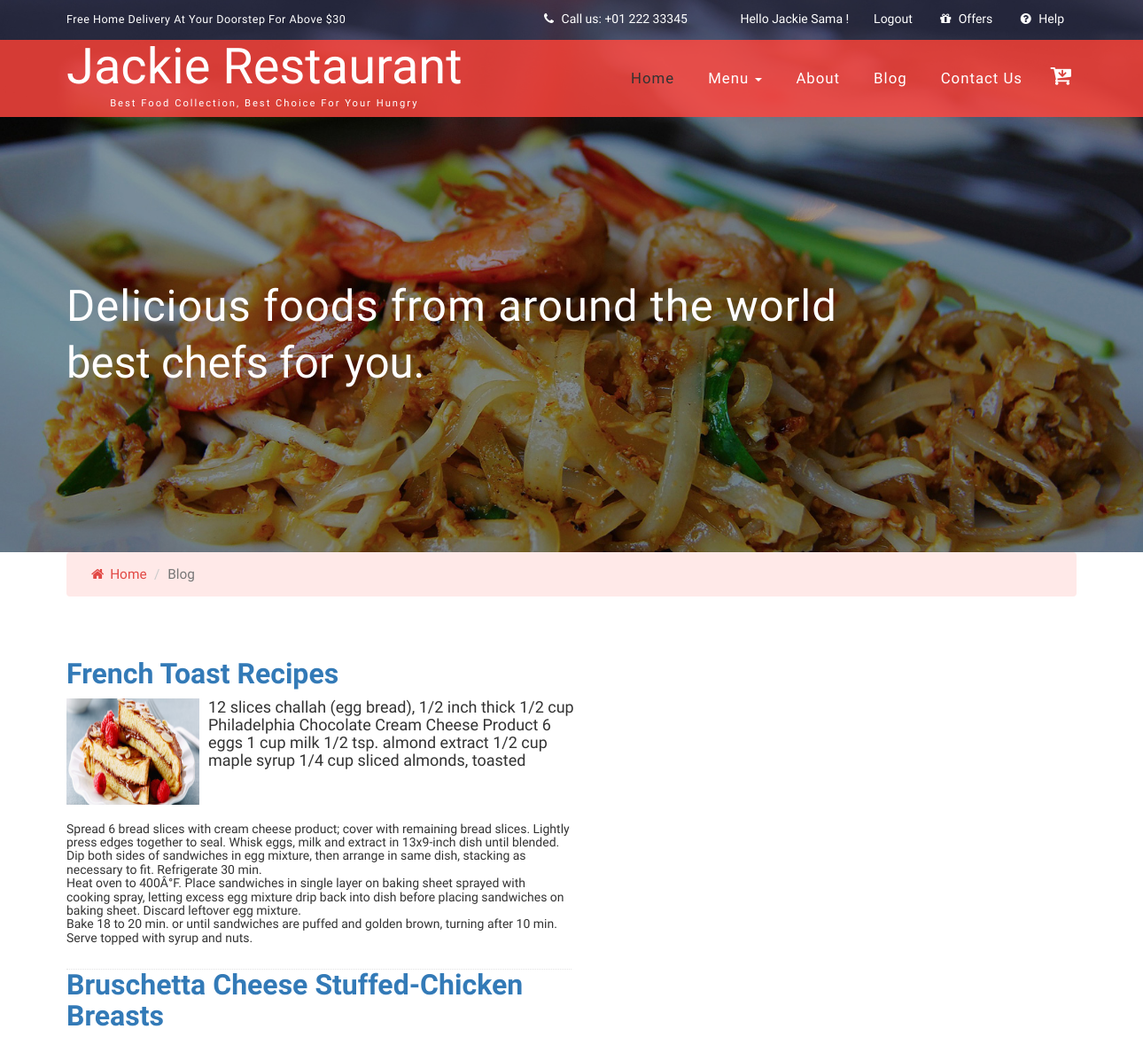
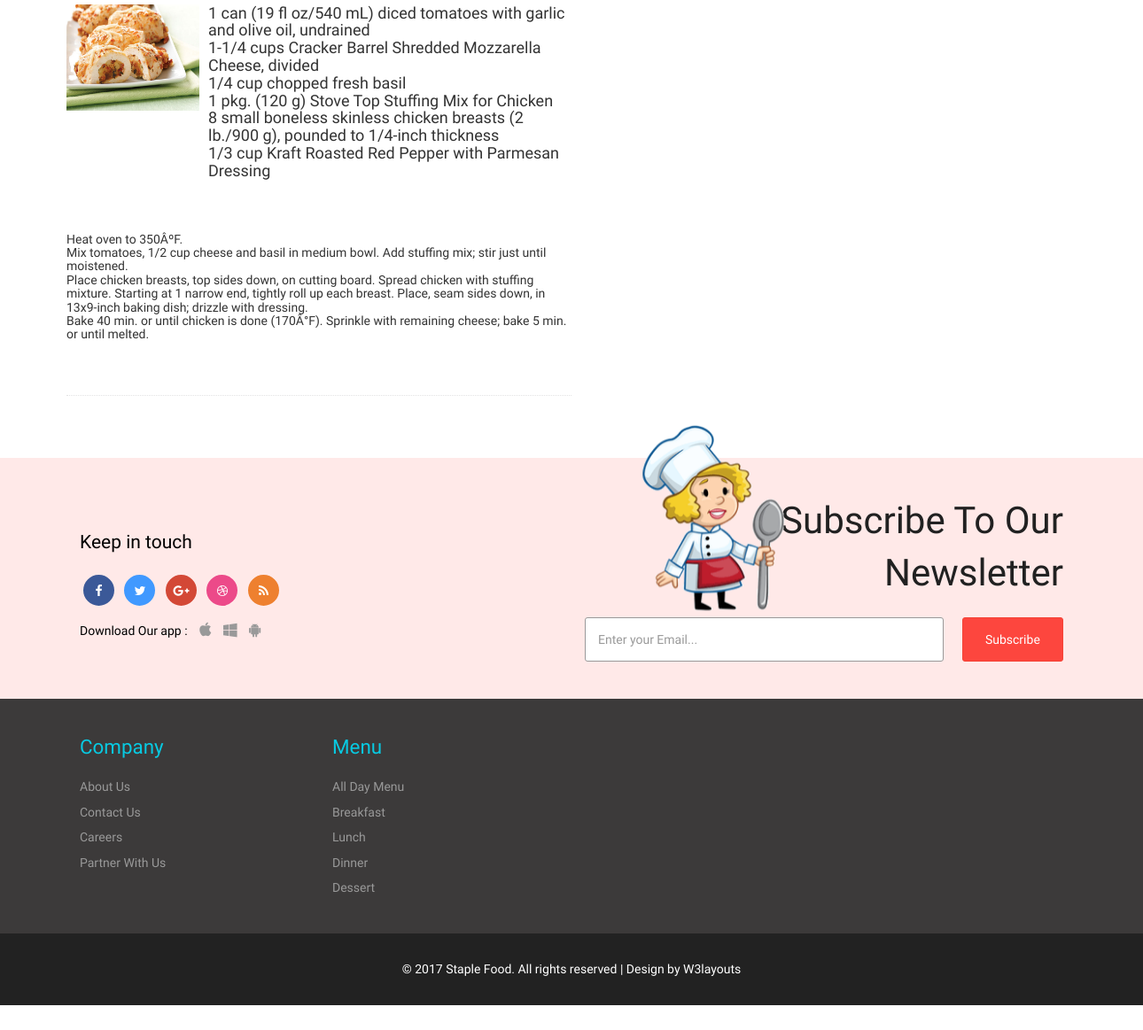
The app's page /blog.php (signed in) with its own data (2 pictures, top to bottom).
### tables this page shows
CREATE TABLE `news` (
  `id` int(11) NOT NULL,
  `title` varchar(100) NOT NULL,
  `image` varchar(50) NOT NULL,
  `recipe` text NOT NULL,
  `created` datetime NOT NULL DEFAULT CURRENT_TIMESTAMP,
  `making` text NOT NULL
);

CREATE TABLE `categories` (
  `id` int(11) NOT NULL,
  `name` varchar(50) NOT NULL
);

### blog.php (the view, shortened to what this page needs)
<?php
	include 'header.php';
?>
	<div class="container">
		<ol class="breadcrumb w3l-crumbs">
			<li><a href="#"><i class="fa fa-home"></i> Home</a></li>
			<li class="active">Blog</li>
		</ol>
	</div>
	<div class="blog">
		<div class="container">
			<?php
				require 'database-config.php';
				$sql = "SELECT * FROM news";
				$result = mysqli_query($conn, $sql);
				if (mysqli_num_rows($result) > 0) {
					while($row = mysqli_fetch_assoc($result)) {
						echo '<div class="news">';
						echo '<form class="new" action="" method="GET">';
						echo '<h3 class="title"><a href="#">'.$row["title"].'</a></h3>';
						echo '<div><img class="image" src="'.$row["image"].'"/></div>';
						echo '<h4 class="recipe">'.$row['recipe'].'</h4>';
						echo '<h5 class="making">'.$row['making'].'</h5>';
						echo '</div>';
					}
				}
			 ?>
		</div>
	</div>
		<?php
			require 'database-config.php';
		?>
<?php
	include 'footer.php';
?>

### footer.php (shortened to what this page needs)
	<div class="subscribe agileits-w3layouts">
		<div class="container">
			<div class="col-md-6 social-icons w3-agile-icons">
				<h4>Keep in touch</h4>
				<ul>
					<li><a href="#" class="fa fa-facebook icon facebook"> </a></li>
					<li><a href="#" class="fa fa-twitter icon twitter"> </a></li>
					<li><a href="#" class="fa fa-google-plus icon googleplus"> </a></li>
					<li><a href="#" class="fa fa-dribbble icon dribbble"> </a></li>
					<li><a href="#" class="fa fa-rss icon rss"> </a></li>
				</ul>
				<ul class="apps">
					<li><h4>Download Our app : </h4> </li>
					<li><a href="#" class="fa fa-apple"></a></li>
					<li><a href="#" class="fa fa-windows"></a></li>
					<li><a href="#" class="fa fa-android"></a></li>
				</ul>
			</div>
			<div class="col-md-6 subscribe-right">
				<h3 class="w3ls-title">Subscribe to Our <br><span>Newsletter</span></h3>
				<form action="#" method="post">
					<input type="email" name="email" placeholder="Enter your Email..." required="">
					<input type="submit" value="Subscribe">
				</form>
				<img src="images/i1.png" class="sub-w3lsimg" alt=""/>
			</div>
			<div class="clearfix"> </div>
		</div>
	</div>
	<div class="footer agileits-w3layouts">
		<div class="container">
			<div class="w3_footer_grids">
				<div class="col-xs-6 col-sm-3 footer-grids w3-agileits">
					<h3>company</h3>
					<ul>
						<li><a href="about.php">About Us</a></li>
						<li><a href="contact.php">Contact Us</a></li>
						<li><a href="careers.php">Careers</a></li>
						<li><a href="help.php">Partner With Us</a></li>
					</ul>
				</div>
				<div class="col-xs-6 col-sm-3 footer-grids w3-agileits">
					<h3>Menu</h3>
					<ul>
						<li><a href="products.php">All Day Menu</a></li>
						<?php
                                require 'database-config.php';
                                $sql = "SELECT categories.id, categories.name, products.image FROM categories, products WHERE products.category_id = categories.id GROUP BY categories.id";
                                $result = mysqli_query($conn, $sql);
                                if (mysqli_num_rows($result) > 0) {
                                  while($row = mysqli_fetch_assoc($result)) {
                                        echo '<form action="products.php" method="GET">';
                                        echo '<li><a href="products.php?id='.$row["id"].'">'.$row["name"].'</a></li>';
                                        echo '</form>';
                                  }
                                }
                               ?>
					</ul>
				</div>
				<div class="clearfix"> </div>
			</div>
		</div>
	</div>
	<div class="copyw3-agile">
		<div class="container">
			<p>&copy; 2017 Staple Food. All rights reserved | Design by <a href="http://w3layouts.com/">W3layouts</a></p>
		</div>
	</div>
</body>
</html>

### records on screen
news: title "French Toast Recipes", image (picture), recipe "12 slices challah (egg bread), 1/2 inch thick 1/2 cup Philadelphia Chocolate Cream Cheese Product 6 eggs 1 cup milk 1/2 tsp. almond extract 1/2 cup maple syrup 1/4 cup sliced almonds, toasted", making "Spread 6 bread slices with cream cheese product; cover with remaining bread slices. Lightly press edges together to seal. Whisk eggs, milk and extract in 13x9-inch dish until blended. Dip both sides of sandwiches in egg mixture, then arrange in same dish, stacking as necessary to fit. Refrigerate 30 min. Heat oven to 400Â°F. Place sandwiches in single layer on baking sheet sprayed with cooking spray, letting excess egg mixture drip back into dish before placing sandwiches on baking sheet. Discard leftover egg mixture. Bake 18 to 20 min. or until sandwiches are puffed and golden brown, turning after 10 min. Serve topped with syrup and nuts."
news: title "Bruschetta Cheese Stuffed-Chicken Breasts", image (picture), recipe "1 can (19 fl oz/540 mL) diced tomatoes with garlic and olive oil, undrained 1-1/4 cups Cracker Barrel Shredded Mozzarella Cheese, divided 1/4 cup chopped fresh basil 1 pkg. (120 g) Stove Top Stuffing Mix for Chicken 8 small boneless skinless chicken breasts (2 lb./900 g), pounded to 1/4-inch thickness 1/3 cup Kraft Roasted Red Pepper with Parmesan Dressing", making "Heat oven to 350ÂºF. Mix tomatoes, 1/2 cup cheese and basil in medium bowl. Add stuffing mix; stir just until moistened. Place chicken breasts, top sides down, on cutting board. Spread chicken with stuffing mixture. Starting at 1 narrow end, tightly roll up each breast. Place, seam sides down, in 13x9-inch baking dish; drizzle with dressing. Bake 40 min. or until chicken is done (170Â°F). Sprinkle with remaining cheese; bake 5 min. or until melted."
categories: name "Breakfast"
categories: name "Lunch"
categories: name "Dinner"
categories: name "Dessert"

### other values on screen
$_SESSION["name"] "Jackie Sama"
